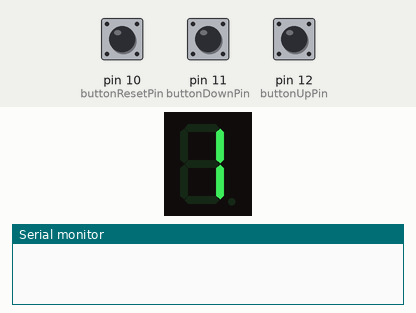
Simulated run of this sketch. Board: Arduino Uno, built with avr-gcc and run on an emulated ATmega328P. On the bench: 1-digit seven-segment display, the last lines printed to the serial monitor. The inputs (shaded band) are chosen by the test bench; at power-on: pin 12 (buttonUpPin) HIGH, pin 10 (buttonResetPin) HIGH, pin 11 (buttonDownPin) HIGH.

Above: at 1.2 s.
1.3 s: pin 12 (buttonUpPin) pulled LOW for 3.2 s
At 4.5 s:
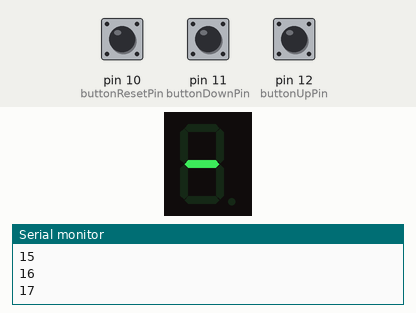
6.0 s: pin 10 (buttonResetPin) pulled LOW for 0.15 s
At 6.7 s:
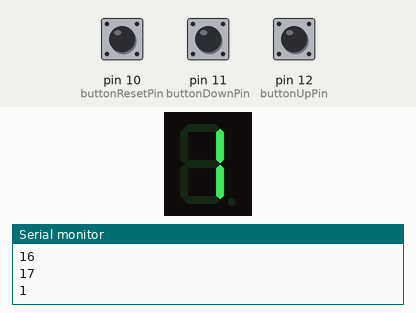
7.7 s: pin 11 (buttonDownPin) pulled LOW for 0.15 s
At 9.1 s:
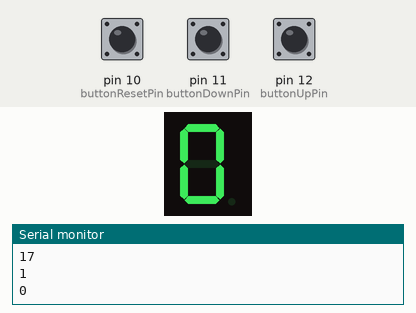
9.4 s: pin 11 (buttonDownPin) pulled LOW for 1 s
At 10.4 s:
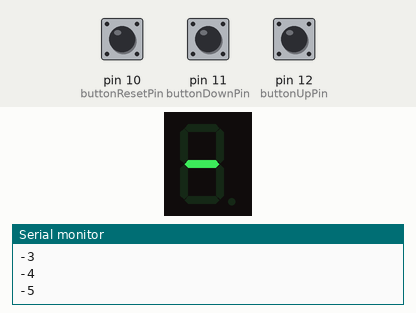
Timing chart, 0 to 12.4 s (numbered marks = the images above; inputs shaded):
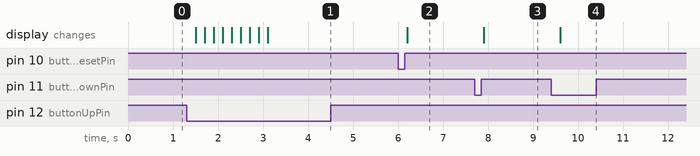

The sketch:

SmartShifter_v1.ino
```cpp
//        sevseg.setNumber(6);
//        sevseg.refreshDisplay();

#include "SevSeg.h"
SevSeg sevseg;

const int  buttonUpPin = 12;
int buttonUpState = 0;
int lastUpButtonState = LOW;

const int  buttonDownPin = 11;
int buttonDownState = 0;
int lastDownButtonState = LOW;

const int  buttonResetPin = 10;
int buttonResetState = 0;
int lastResetButtonState = LOW;

int gear = 1;

void setup(){
    byte numDigits = 1;
    byte digitPins[] = {};
    byte segmentPins[] = {6, 5, 2, 3, 4, 7, 8, 9};
    bool resistorsOnSegments = true;

    byte hardwareConfig = COMMON_ANODE;
    sevseg.begin(hardwareConfig, numDigits, digitPins, segmentPins, resistorsOnSegments);
    sevseg.setBrightness(40);

    pinMode(buttonUpPin, INPUT_PULLUP);
    pinMode(buttonDownPin, INPUT_PULLUP);
    pinMode(buttonResetPin, INPUT_PULLUP);
    lastUpButtonState = LOW;
    lastDownButtonState = LOW;
    lastResetButtonState = LOW;
    Serial.begin(9600);
}

void loop(){
//////////////
//  GEAR UP //
//////////////
    buttonUpState = digitalRead(buttonUpPin);
    if(buttonUpState == HIGH){
        buttonUpState = LOW;
    }
    else
        buttonUpState = HIGH;

    if(buttonUpState == HIGH){
        // Serial.println("on");
        lastUpButtonState = HIGH;
        gear++;
        Serial.println(gear);
        delay(200);
        //sevseg.setNumber();
        //sevseg.refreshDisplay();
    }
     else{
        //  Serial.println("off");
     if(buttonUpState == LOW){
        sevseg.setNumber(gear);
        sevseg.refreshDisplay();
      }
    }

////////////////
//  GEAR DOWN //
////////////////
    buttonDownState = digitalRead(buttonDownPin);
    if(buttonDownState == HIGH){
        buttonDownState = LOW;
    }
    else
        buttonDownState = HIGH;

    if(buttonDownState == HIGH){
        // Serial.println("on");
        lastDownButtonState = HIGH;
        gear--;
        Serial.println(gear);
        delay(200);
        //sevseg.setNumber();
        //sevseg.refreshDisplay();
    }
    else{
        //  Serial.println("off");
    if(buttonDownState == LOW){
       sevseg.setNumber(gear);
       sevseg.refreshDisplay();
    }
    }

////////////////
//  RESET PIN //
////////////////
    buttonResetState = digitalRead(buttonResetPin);
    if(buttonResetState == HIGH){
        buttonResetState = LOW;
    }
    else
        buttonResetState = HIGH;

    if(buttonResetState == HIGH){
        // Serial.println("on");
        lastResetButtonState = HIGH;
        gear = 1;
        Serial.println(gear);
        delay(200);
        //sevseg.setNumber();
        //sevseg.refreshDisplay();
    }
    else{
        //  Serial.println("off");
    if(buttonResetState == LOW){
       sevseg.setNumber(gear);
       sevseg.refreshDisplay();
    }
    }


}
```

Measured:
- after the input at 1.3 s, the display: first changes after 0.20 s (image 1 shows a later state)
- after the input at 6.0 s, the display: changes after 0.20 s (image 2)
- after the input at 7.7 s, the display: changes after 0.20 s (image 3)
- after the input at 9.4 s, the display: changes after 0.20 s (image 4)
